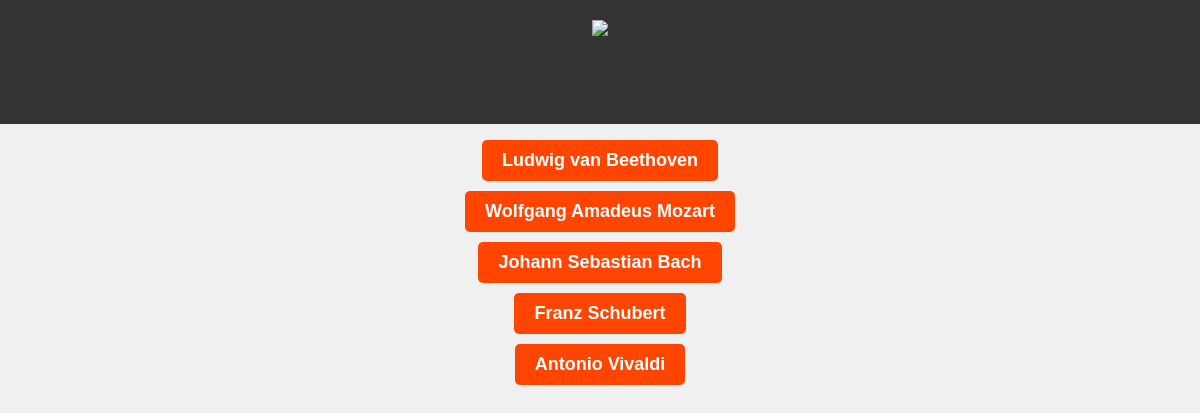
Page /musicians/ on the committed database.
### musicians/models.py (models this page shows, shortened)
class Musician(models.Model):
    name = models.CharField(max_length=100)
    birth_date = models.DateField()
    description = models.TextField()
    class Meta:
        verbose_name_plural = "Musicians"

### musicians/views.py (the view)
# urls.py: path('musicians/', views.musician_list, name='musician_list'),
def musician_list(request):
    musicians = Musician.objects.all()
    return render(request, 'musicians/musician_list.html', {'musicians': musicians})

### musicians/templates/musicians/musician_list.html (shortened to what this page needs)
<!DOCTYPE html>
<html>
<head>
</head>
<body>
    <header>
        <img src="https://bocasymphonia.org/wp-content/uploads/2021/01/b80d45-20120627-flute-concert.jpg">
        <h1>List of Famous Musicians</h1>
    </header>
    <ul>
        {% for musician in musicians %}
            <li><a class="button-link" href="{% url 'musician_detail' musician.id %}">{{ musician.name }}</a></li>
        {% endfor %}
    </ul>

### musicians/templates/musicians/musician_list.html (style rules this page uses)
body { font-family: 'Helvetica', sans-serif; background-color: #f0f0f0; margin: 0; padding: 0; }
header { background-color: #333; color: #fff; text-align: center; padding: 20px; }
h1 { margin-top: 20px; text-align: center; font-size: 24px; color: #333; }
ul { list-style: none; padding: 0; }
li { margin: 10px 0; text-align: center; }
.button-link { display: inline-block; text-decoration: none; color: #fff; background-color: #FF4500; padding: 10px 20px; border-radius: 5px; font-weight: bold; transition: background-color 0.3s; font-size: 18px; }

### rows in the picture
Musician: name "Ludwig van Beethoven"
Musician: name "Wolfgang Amadeus Mozart"
Musician: name "Johann Sebastian Bach"
Musician: name "Franz Schubert"
Musician: name "Antonio Vivaldi"
